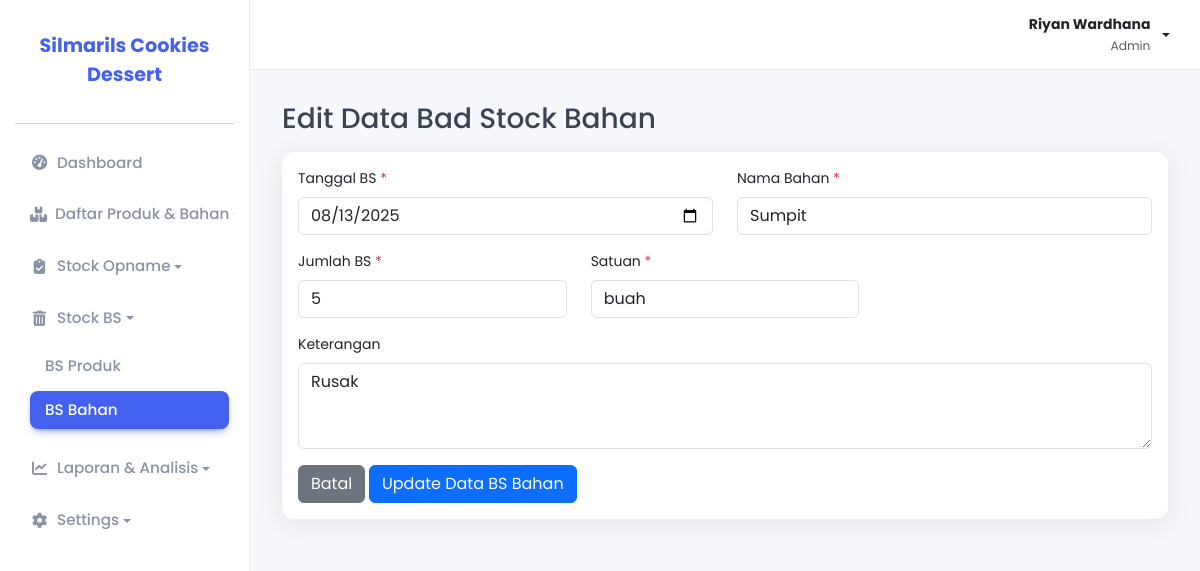
The page /pages/stok_bs/bahan/edit.php?id=13 (signed in) on the database its author committed.
### tables this page shows
CREATE TABLE `bs_bahan` (
  `id_bs` int NOT NULL,
  `nama_bahan` varchar(255) NOT NULL,
  `tanggal_bs` date DEFAULT NULL,
  `jumlah_bahan` int NOT NULL,
  `satuan_jumlah` varchar(255) NOT NULL,
  `keterangan` text
);

CREATE TABLE `bahan` (
  `nama_bahan` varchar(255) NOT NULL,
  `jumlah_bahan` int NOT NULL,
  `satuan_jumlah` varchar(255) NOT NULL,
  `tanggal_expired` date DEFAULT NULL,
  `status` enum('Layak','Rusak','Expired') NOT NULL DEFAULT 'Layak'
);

### pages/stok_bs/bahan/edit.php (the view, shortened to what this page needs)
<?php
include_once(__DIR__ . '/../../../includes/header.php');
$id_bs = $_GET['id'];
$stmt = $pdo->prepare("SELECT * FROM bs_bahan WHERE id_bs = ?");
$stmt->execute([$id_bs]);
$bs = $stmt->fetch(PDO::FETCH_ASSOC);
$bahan_list = $pdo->query("SELECT nama_bahan FROM bahan ORDER BY nama_bahan ASC")->fetchAll(PDO::FETCH_ASSOC);
?>
<h1 class="h3 mb-3">Edit Data Bad Stock Bahan</h1>
<div class="card">
    <div class="card-body">
        <form action="proses.php" method="POST">
            <div class="row">
                <div class="col-md-6 mb-3">
                    <label for="tanggal_bs" class="form-label">Tanggal BS <span class="text-danger">*</span></label>
                    <input type="date" class="form-control" id="tanggal_bs" name="tanggal_bs"
                           value="<?= htmlspecialchars($bs['tanggal_bs']) ?>" required>
                </div>
                <div class="col-md-6 mb-3">
                    <label for="nama_bahan" class="form-label">Nama Bahan <span class="text-danger">*</span></label>
                    <select class="form-control select2" id="nama_bahan" name="nama_bahan" required>
                        <?php foreach ($bahan_list as $bahan): ?>
                            <option value="<?= htmlspecialchars($bahan['nama_bahan']) ?>"
                                <?= ($bahan['nama_bahan'] == $bs['nama_bahan']) ? 'selected' : '' ?>>
                                <?= htmlspecialchars($bahan['nama_bahan']) ?>
                            </option>
                        <?php endforeach; ?>
                    </select>
                </div>
                <div class="col-md-4 mb-3">
                    <label for="jumlah_bahan" class="form-label">Jumlah BS <span class="text-danger">*</span></label>
                    <input type="number" class="form-control" id="jumlah_bahan" name="jumlah_bahan"
                           value="<?= htmlspecialchars($bs['jumlah_bahan']) ?>" min="1" required>
                </div>
                <div class="col-md-4 mb-3">
                    <label for="satuan_jumlah" class="form-label">Satuan <span class="text-danger">*</span></label>
                    <input type="text" class="form-control" id="satuan_jumlah" name="satuan_jumlah"
                           value="<?= htmlspecialchars($bs['satuan_jumlah']) ?>" required>
                </div>
                <div class="col-md-12 mb-3">
                    <label for="keterangan" class="form-label">Keterangan</label>
                    <textarea class="form-control" id="keterangan" name="keterangan" rows="3"><?= htmlspecialchars($bs['keterangan'] ?? '') ?></textarea>
                </div>
            </div>
            <a href="index.php" class="btn btn-secondary">Batal</a>
            <button type="submit" class="btn btn-primary">Update Data BS Bahan</button>
        </form>
    </div>
</div>
<link href="https://cdn.jsdelivr.net/npm/select2@4.1.0-rc.0/dist/css/select2.min.css" rel="stylesheet" />
<?php
include_once(__DIR__ . '/../../../includes/footer.php');
?>

### assets/css/style.css (style rules this page uses)
:root { --primary-color: #4361ee; --background-color: #f7f8fc; --sidebar-bg: #ffffff; --card-bg: #ffffff; --text-color: #3b4455; --text-muted-color: #8a92a6; --border-color: #e9ecef; --shadow: 0 4px 24px 0 rgb(34 41 47 / 10%); --border-radius: 12px; }
body { font-family: "Poppins", sans-serif; background-color: var(--background-color); color: var(--text-color); font-size: 14px; }
.card { border-radius: var(--border-radius); border: none; box-shadow: var(--shadow); margin-bottom: 1.5rem; }

### rows shown on the page
bs_bahan: tanggal_bs "08/13/2025", nama_bahan "Sumpit", jumlah_bahan "5", satuan_jumlah "buah", keterangan "Rusak"

### other values the page prints
$_SESSION['nama_lengkap'] "Riyan Wardhana"
$_SESSION['level'] "Admin"
NAMA_WEBSITE "Silmarils Cookies Dessert"
